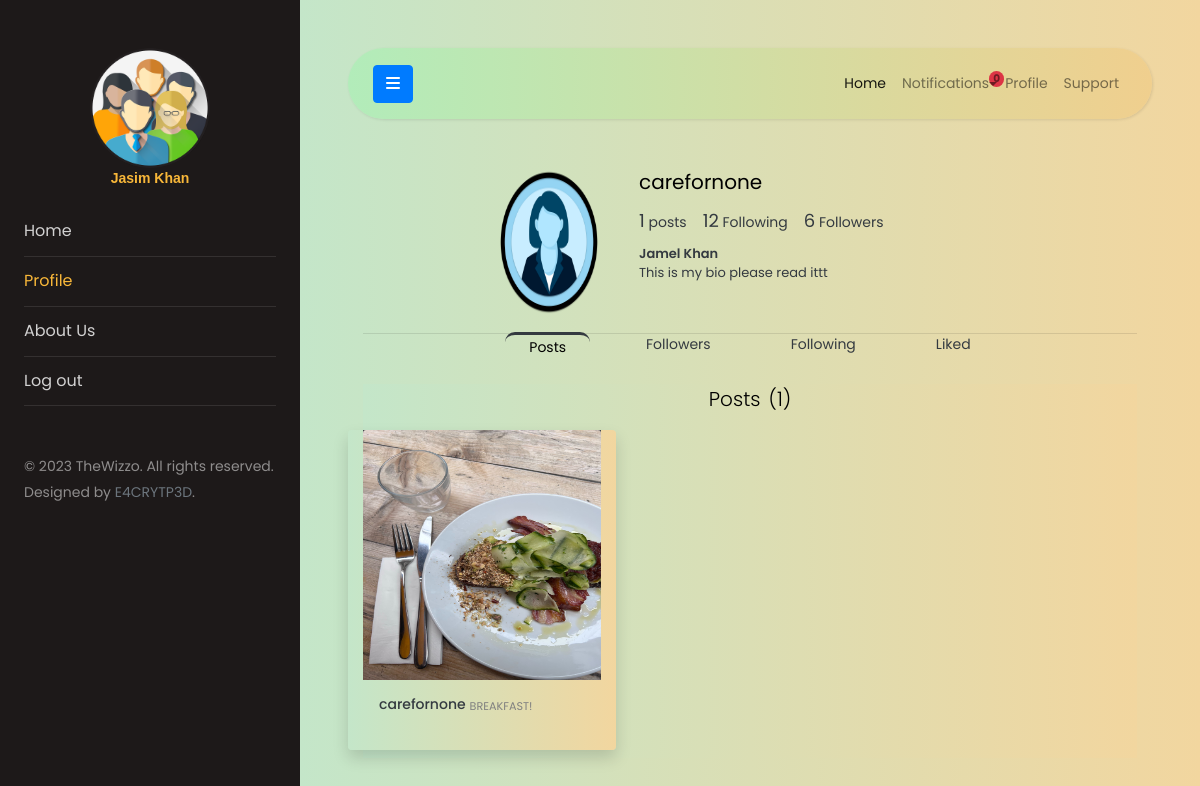
/user/carefornone/profile (signed in), run on the app's committed database.
### users/models.py (models this page shows, shortened)
class User(AbstractUser):
    genders = [
        ('Male', 'Male'),
        ('Female', 'Female'),
        ('Custom', 'Custom'),
        ('Prefer not to say', 'Prefer not to say')
    ]
    date_of_birth = models.DateField(blank=True, null=True)
    gender = models.CharField(
        choices=genders, max_length=20, default="Unknown")

class Profile(models.Model):
    user = models.OneToOneField(
        'User', related_name='profile', on_delete=models.CASCADE)
    bio = models.CharField(default="", blank=True, null=True, max_length=75)
    follows = models.ManyToManyField(
        User, related_name='follows', blank=True, symmetrical=False)
    updated = models.DateTimeField(auto_now=True)
    created = models.DateTimeField(auto_now_add=True)
    profile_pic = models.ImageField(
        upload_to='profile_pics', blank=True, null=True)

### usertimeline/models.py (models this page shows)
class Post(models.Model):
    image = models.ImageField(upload_to='posts', blank=True)
    caption = models.TextField(max_length=150)
    likes = models.ManyToManyField(User, related_name='postlikes', blank=True)
    post_created = models.DateTimeField(auto_now_add=True)
    post_updated = models.DateTimeField(auto_now=True)
    user = models.ForeignKey(
        User, related_name='post', on_delete=models.CASCADE)
    class Meta:
        ordering = ['-post_created']
    def __str__(self) -> str:
        return f"{self.user}'s post"
    def get_likes(self):
        return self.likes.all().count()

### users/views.py (the view)
# urls.py: path('<str:user>/profile', views.user_profile, name='userprofile'),
@login_required
def user_profile(request, user):
    try:
        user = User.objects.select_related('profile').get(username=user)
    except Exception:
        return HttpResponse('<div class="text-danger">Error occured</div>')
    return render(request, 'users/userprofile.html', {'puser': user})

### usertimeline/models.py (called while the page is built)
    def all(self):
        return super().filter(is_seen=False)

### templates/users/userprofile.html (shortened to what this page needs)
{% extends 'base.html' %}
{% block profile %}
active
{% endblock profile %}
{% block content %}
<div class="container">
    <header class="row">
        <div class="col-sm-2 col-auto offset-2 mt-2">
            <div class="position-relative profile-picture">
                <div>
                    <img class="rounded-circle w-100" src="{{puser.profile.profile_pic.url}}" alt="profile pic"
                        height="150px">
                </div>
            </div>
        </div>
        <div class="col-8 text-dark mt-2">
            <div class="d-flex flex-row">
                <h5 class="mx-2">{{puser.username}}</h5>
            </div>
            <div class="d-flex flex-row">
                <div class="mx-md-2 mx-1">
                    <span class="font-count">{{puser.post.all.count}}</span> posts
                </div>
                <div class="mx-md-2 mx-1">
                    <span class="font-count">{{puser.profile.follows.count}}</span> Following
                </div>
                <div class="mx-md-2 mx-1">
                    <span class="font-count">{{puser.follows.count}}</span> Followers
                </div>
            </div>
            <div class="d-flex flex-column">
                <h6 class="profile-full-name mx-2 mt-2 mb-0"><span>{{puser.first_name}}</span>
                    <span>{{puser.last_name}}</span>
                </h6>
                <p class="mx-2 mt-0" style="font-size: small;">{{puser.profile.bio}}</p>
            </div>
        </div>
    </header>
    <hr class="mb-0 pb-0">
    <div class="d-flex flex-row justify-content-center mt-0">
        <div class="mx-md-3 border-dark px-md-4 px-2 profile-link pl-active" hx-get="{%url 'posts' puser %}"
            hx-target="#user-content" id="posts"><a onclick="activeTab('posts')" class="text-decoration-none"
                href="#posts">Posts</a> </div>
        <div class="mx-md-3 border-dark px-2 px-md-4 profile-link" hx-get="{%url 'followers' puser.username %}"
            hx-target="#user-content" id="followers"><a onclick="activeTab('followers')" href="#followers">Followers</a>
        </div>
        <div class="mx-md-3 border-dark px-2 px-md-4 profile-link" hx-get="{%url 'following' puser.username %}"
            hx-target="#user-content" id="following"><a onclick="activeTab('following')" href="#following">Following</a>
        </div>
        <div class="mx-md-3 border-dark px-2 px-md-4 profile-link" hx-get="{% url 'likedpost' puser %}"
            hx-target="#user-content" id="likedposts"><a onclick="activeTab('likedposts')" href="#likedposts">Liked</a>
        </div>
    </div>
    <div class="container-sm">
        <div id="user-content" class="bg-gradient">
            {% include 'users/partials/posts.html' %}
        </div>
    </div>
</div>
{% endblock content %}

### templates/base.html (shortened to what this page needs)
<!doctype html>
<html lang="en">
{% load static %}
<head>
	<link rel="stylesheet" href="https://cdnjs.cloudflare.com/ajax/libs/font-awesome/6.2.1/css/all.min.css"
 />
	<link rel="stylesheet" href="{% static 'css/style.css' %}">
</head>
<body>
	<div class="wrapper d-flex align-items-stretch">
		<nav id="sidebar">
			<div class="p-4 pt-5">
				<a href="#" class="img logo rounded-circle mb-5"
					style="background-image: url({{user.profile.profile_pic.url}});"></a>
				<p class="text-center -mt-50 profile-name">{{user.first_name}} {{user.last_name}}</p>
				<ul class="list-unstyled components mb-5">
					<li class="{% block home %}{% endblock home %}">
						<a href="{% url 'wizzo-home' %}">Home</a>
					</li>
					<li class="{% block profile %}{% endblock profile %}">
						<a href="{% url 'userprofile' user.username %}">Profile</a>
					</li>
					<li class="nav-item">
						<a class="nav-link" href="#">About Us</a>
					</li>
					<li>
						<a href="{% url 'userlogout' %}">Log out</a>
					</li>
				</ul>
				<div class="footer">
					<p>
						© 2023 TheWizzo. All rights reserved. Designed by <a href="https://github.com/e4crypt3d"
							target="_blank" class="text-decoration-none text-secondary">E4CRYTP3D</a>.
					</p>
				</div>
			</div>
		</nav>
		<div id="content" class="p-4 p-md-5 bg-gradient">
			<nav class="navbar navbar-expand-lg navbar-light navbar-gradient rounded-pill">
				<div class="container-fluid">
					<button type="button" id="sidebarCollapse" class="btn btn-primary">
						<i class="fa fa-bars"></i>
					</button>
					<div class="collapse navbar-collapse" id="topnavbar">
						<ul class="nav navbar-nav ml-auto">
							<li class="nav-item active">
								<a class="nav-link" href="{% url 'wizzo-home' %}">Home</a>
							</li>
							<li class="nav-item position-relative" id="notifications">
								{% include 'usertimeline/partials/notifications.html' %}
							</li>
							<li class="nav-item">
								<a class="nav-link" href="{% url 'userprofile' user.username %}">Profile</a>
							</li>
							<li class="nav-item">
								<a class="nav-link" href="#">Support</a>
							</li>
						</ul>
					</div>
				</div>
			</nav>
			{% block content %}
			{% endblock content %}
		</div>
	</div>
</body>
</html>

### templates/usertimeline/partials/notifications.html (shortened to what this page needs)
<a class="nav-link position-relative dropdown-toggle" href="#" type="button" data-bs-toggle="dropdown"
    data-bs-target="#notificationDropdown" aria-expanded="false">
    Notifications
    <span class="position-absolute top-0 start-100 translate-middle badge rounded-pill bg-danger">
        {{user.receiver.all.count}}
    </span>
</a>

### templates/users/partials/posts.html (shortened to what this page needs)
<h3 class="text-center mb-2 mt-4 lead">Posts<span class="ml-2">({{puser.post.all.count}})</span></h3>
<div class="row">
    {% for post in puser.post.all %}
    <div class="col my-2 card-hover shadow bg-gradient col-md-4 rounded rounded-5"
        style="min-height: 320px;height: auto;">
        <div class="position-relative bg-dark">
            <img src="{{post.image.url}}" class="card-img-top card-image" alt="{{post}}"
                style="min-height: 250px; height: 240px;">
        </div>
        <div class="card-body p-3">
            <div class="d-flex flex-row">
                <h6 class="text-dark mr-1" style="font-size: 14px;">
                    <a href="{% url 'userprofile' post.user %}" class="text-dark">
                        {{post.user}}
                    </a>
                </h6>
                <p class="card-text small">{{post.caption}}</p>
            </div>
        </div>
    </div>
    {% endfor %}
</div>

### data on the page
User: profile.profile_pic (placeholder picture), first_name "Jasim", last_name "Khan", receiver.all.count "0"
User: profile.profile_pic (placeholder picture), username "carefornone", post.all.count "1", profile.follows.count "12", follows.count "6", first_name "Jamel", last_name "Khan", profile.bio "This is my bio please read ittt"
Post: image (picture), user "carefornone", caption "BREAKFAST!"
